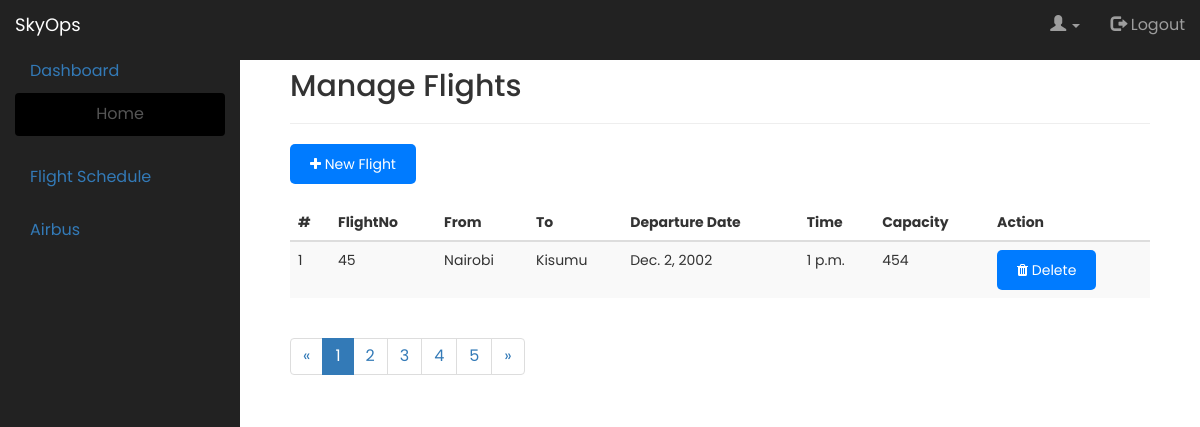
The page /manageflights/ (signed in) on the database its author committed.
### airline_management/models.py (models this page shows)
class Flight(models.Model):
    flight_number = models.IntegerField()
    origin = models.CharField(max_length=100)
    destination = models.CharField(max_length=100)
    departure_date = models.DateField()
    departure_time = models.TimeField()
    journey_hours = models.IntegerField()
    intervals = models.IntegerField()
    capacity = models.IntegerField()

### airline_management/views.py (the view)
# urls.py: path('manageflights/',manageflights,name='manageflights'),
@login_required
def manageflights(request):
    flights = Flight.objects.all()  # Retrieve all flights from the database
    return render(request, 'manageflights.html', {'flights': flights})

### airline_management/templates/manageflights.html (shortened to what this page needs)
{% load static %}
<!doctype html>
<html>
	<head>
        <link rel="stylesheet" href="https://maxcdn.bootstrapcdn.com/bootstrap/3.3.7/css/bootstrap.min.css">
        <link rel="stylesheet" href="https://cdnjs.cloudflare.com/ajax/libs/font-awesome/4.7.0/css/font-awesome.min.css">
				<link rel="stylesheet" href="{% static 'css/mycss.css' %}">
    </head>
	<body data-spy="scroll" data-target="#myscroll">
				<nav class="navbar navbar-inverse" data-spy="affix"  style="border-radius:0px !important; margin:0;border: 0 ; width: 100%;top:0;z-index: 9999 !important">
					<div class="navbar-header">
						  <a class="navbar-brand" href="{% url 'index' %}">SkyOps</a>
						</div>
						<div class="nav navbar-nav navbar-right">
						<li class="dropdown">
								<a class="dropdown-toggle" data-toggle="dropdown" href="#"><span class="glyphicon glyphicon-user"></span>
									<span class="caret"></span></a>
						</li>
						<ul class="nav navbar-nav navbar-right" style="padding: 0 3rem 0 0">
								<li><a href="{% url 'index' %}"><span class="glyphicon glyphicon-log-out"></span> Logout</a></li>
						</ul>
					</div>
				</nav>
		<div class="container" data-spy="affix" style="margin: 0;bottom: 0;float: left;top:5rem;width: 20%;height:100%; background-color: #222222">
		  <ul class="nav nav-pills nav-stacked" style="border-radius: 0">
		    <li>
		    	<a href="#" id="m1">Dashboard</a>
		    	<ul id="sub1" style="padding: 0 0 0 0">
		    		<div class="list-group">
					  <li><a href="{% url 'home' %}" class="list-group-item">Home</a></li>
					</div>
				</ul>
		    </li>
		    <li>
		    	<a href="#" id="m2">Flight Schedule</a>
			</li>
			<li>
				<a href="#" id="m3">Airbus</a>
			</li>
		  </ul>
		</div>
			<div id="#myscroll" class="container" style="margin-left: 0;margin-top: 5rem; float: right; width:80%; padding: 0 5rem 0 5rem">
			<h2>Manage Flights</h2>
			 <hr>
				<div>
					<button class="btn btn-primary"><a href="{% url 'newflight' %}" style="color: white"><i class="fa fa-plus"></i> New Flight</a></button>
				</div>
				<br>
				<table class="table table-striped table-hover">
					<thead>
						<tr>
							<th>#</th>
							<th>FlightNo</th>
							<th>From</th>
							<th>To</th>
							<th>Departure Date</th>
							<th>Time</th>
							<th>Capacity</th>
							<th>Action</th> 						</tr>
					</thead>
					<tbody>
						{% for flight in flights %}
						<tr>
							<td>{{ forloop.counter }}</td>
							<td>{{ flight.flight_number }}</td>
							<td>{{ flight.origin }}</td>
							<td>{{ flight.destination }}</td>
							<td>{{ flight.departure_date }}</td>
							<td>{{ flight.departure_time }}</td>
							<td>{{ flight.capacity }}</td>
							<td>
								<button type="button" class="btn btn-danger" data-toggle="modal" data-target="#myModal{{ flight.id }}">
									<i class="fa fa-trash"></i> Delete
								</button>
							</td>
						</tr>
						{% endfor %}
					</tbody>
				</table>
				  <ul class="pagination">
					  <li ><a href="#">&laquo;</a></li>
					  <li class="active"><a href="#">1</a></li>
					  <li><a href="#">2</a></li>
					  <li><a href="#">3</a></li>
					  <li><a href="#">4</a></li>
					  <li><a href="#">5</a></li>
					  <li><a href="#">&raquo;</a></li>
					</ul>
			</div>
	</body>
</html>

### airline_management/static/css/mycss.css (style rules this page uses)
body { font-family: 'Poppins', sans-serif; }
.list-group { margin: 0; }
.list-group-item { margin: none; border: none; border-radius: 0; background-color: black; text-align: center; }
body { font-family: 'Poppins', sans-serif; background-color: #f8f9fa; }
.container { margin-top: 50px; }
ul { list-style: none; padding: 0; margin: 0; }
li { font-size: 16px; color: #555; margin-bottom: 10px; }
.btn { display: inline-block; padding: 10px 20px; border: none; border-radius: 5px; background-color: #007bff; color: #fff; text-align: center; text-decoration: none; cursor: pointer; transition: background-color 0.3s ease; }

### airline_management/templates/manageflights.html (style rules this page uses)
.affix { top:5rem; }
body { position: relative; }

### rows shown on the page
Flight: flight_number "45", origin "Nairobi", destination "Kisumu", departure_date "Dec. 2, 2002", departure_time "1 p.m.", capacity "454"
